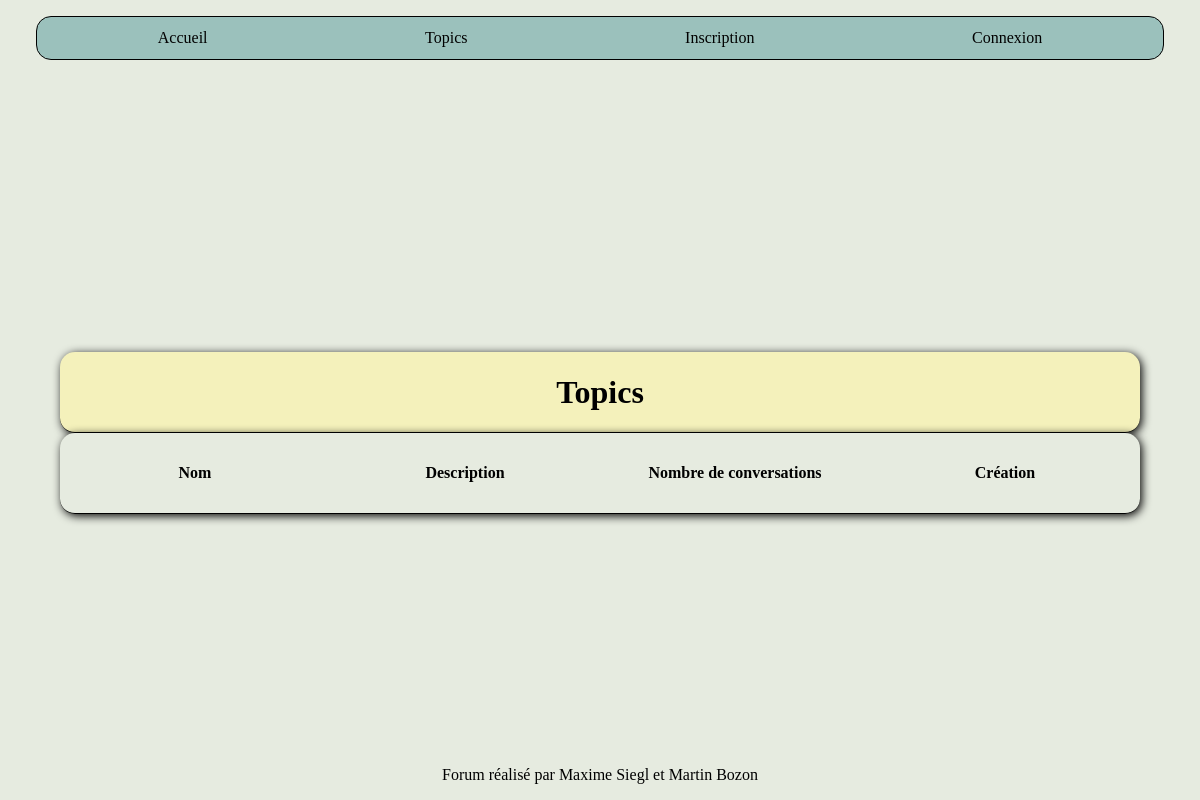
/topic.php, run on an earlier commit of the app's database.
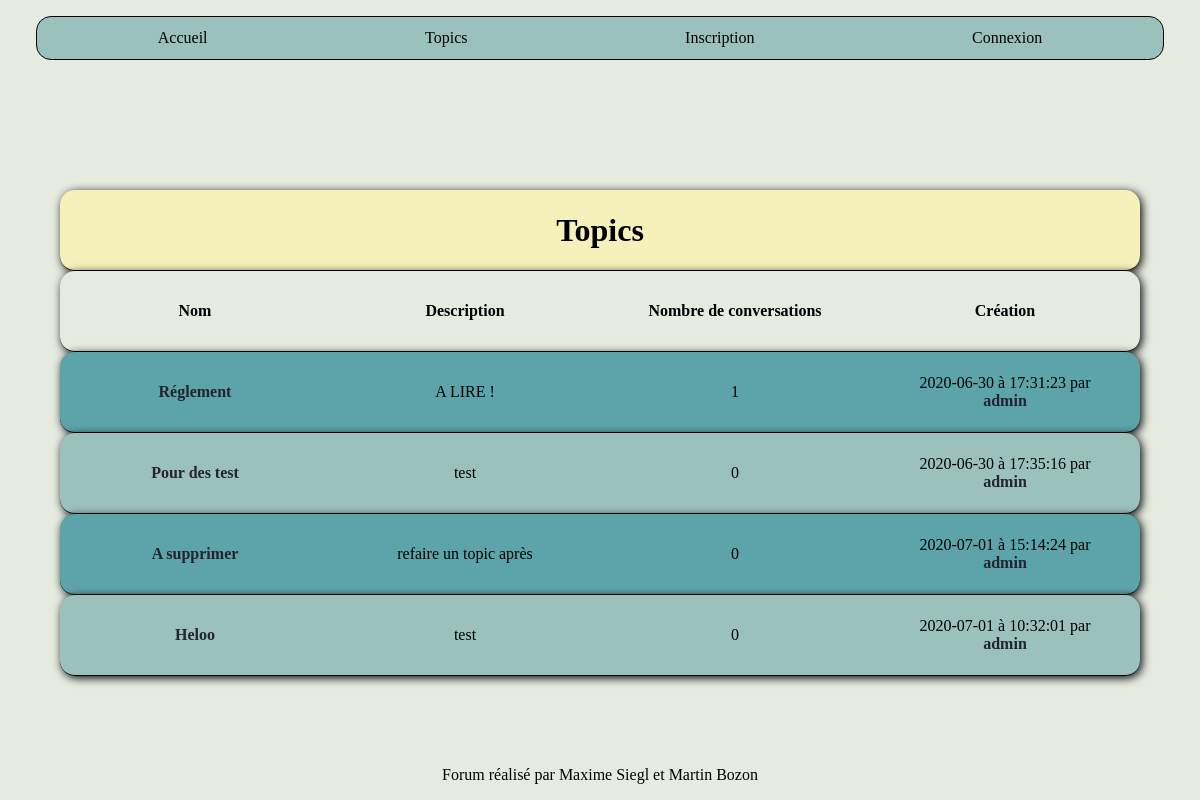
And on a later commit of the database.
### tables this page shows
CREATE TABLE IF NOT EXISTS `topics` (
  `id` int(11) NOT NULL AUTO_INCREMENT,
  `id_utilisateur` int(11) NOT NULL,
  `titre` varchar(140) NOT NULL,
  `description` varchar(255) NOT NULL,
  `id_confidentialite` int(11) NOT NULL,
  `date` datetime NOT NULL DEFAULT current_timestamp(),
  PRIMARY KEY (`id`)
);

CREATE TABLE IF NOT EXISTS `utilisateurs` (
  `id` int(11) NOT NULL AUTO_INCREMENT,
  `login` varchar(80) NOT NULL,
  `mdp` varchar(80) NOT NULL,
  `nom` varchar(255) NOT NULL,
  `prenom` varchar(255) NOT NULL,
  `mail` varchar(255) NOT NULL,
  `avatar` varchar(255) DEFAULT NULL,
  `id_confidentialite` int(11) NOT NULL DEFAULT 2,
  PRIMARY KEY (`id`)
);

### include/php_topic.php (called while the page is built, shortened)
<?php
    require_once 'fonctions/fonction_topic.php';
    $connexionbdd = connexionbdd();
            if(isset($_SESSION["id_confidentialite"]) && ($_SESSION["id_confidentialite"]==3 || $_SESSION["id_confidentialite"]==4))
                {
                    $requete_topic = "SELECT * FROM utilisateurs INNER JOIN topics ON topics.id_utilisateur=utilisateurs.id";
                    if(isset($_POST["ajout_topic"]) && !empty($_POST["titre"]) && !empty($_POST["description"]))
                        {
                            $titre = addslashes($_POST["titre"]);
                            $description = addslashes($_POST["description"]);
                            $id_rang = $_POST["acces"];
                            $id_user = $_SESSION["id"];
                            $requete_isset_topic = "SELECT * FROM topics WHERE titre='$titre'";
                            $query_isset_topic = mysqli_query($connexionbdd, $requete_isset_topic);
                            $isset_topic = mysqli_fetch_all($query_isset_topic, MYSQLI_ASSOC);
                            if(empty($isset_topic))
                                {
                                    $ajout_topic = "INSERT INTO topics (id_utilisateur, titre, description, id_confidentialite) VALUES ($id_user, '$titre', '$description', $id_rang)";
                                    $query_ajout_topic = mysqli_query($connexionbdd, $ajout_topic);
                                }
                            else
                                {
                                    $msg_error = "Ce topic existe déjà";
                                }
                        }
                }
            else if(isset($_SESSION["id_confidentialite"]) && $_SESSION["id_confidentialite"]==2)
                {
                    $requete_topic = "SELECT * FROM utilisateurs INNER JOIN topics ON topics.id_utilisateur=utilisateurs.id WHERE topics.id_confidentialite=1 OR topics.id_confidentialite=2";
                }
            else
                {
                    $requete_topic = "SELECT * FROM utilisateurs INNER JOIN topics ON topics.id_utilisateur=utilisateurs.id WHERE topics.id_confidentialite=1";
                }
    $query_topic = mysqli_query($connexionbdd, $requete_topic);
    $topics= mysqli_fetch_all($query_topic, MYSQLI_ASSOC);
?>

### topic.php (the view, shortened to what this page needs)
<?php
    include 'include/php_topic.php';
?>
<!DOCTYPE html>
<html>
<head>
    <link rel="stylesheet" href="css/style.css"/>
</head>
<body>
    <header>
        <?php include 'include/header.php';?>
    </header>
    <main id="topic">
        <table class="table_tc">
            <thead>
                <tr>
                    <th><h1>Topics</h1></th>
                </tr>
                <tr class="titre_table">
                    <th>Nom</th>
                    <th>Description</th>
                    <th>Nombre de conversations</th>
                    <th>Création</th>
                </tr>
            </thead>
            <tbody>
                <?php
                    foreach($topics as $nbtopic => $info_topic)
                        {
                            ?>
                            <tr>
                                <td><a href="conversation.php?id_topic=<?php echo $info_topic["id"];?>"><?php echo $info_topic["titre"];?></a></td>
                                <td><?php echo $info_topic["description"];?></td>
                                <?php count_conv($info_topic);?>
                                <td><?php date_topic($info_topic);?> par  <a href="membre.php?id_posteur=<?php echo $info_topic["id_utilisateur"];?>"><?php echo$info_topic["login"];?></a></td>
                            </tr>
                            <?php
                        }
                ?>
            </tbody>
        </table>
    </main>
    <?php include 'include/footer.php';?>
</body>
</html>

### fonctions/fonction_topic.php (shortened to what this page needs)
<?php
function count_conv($info_topic)
    {
        $id = $info_topic["id"];
        $connexionbdd = connexionbdd();
        $requete_conv = "SELECT COUNT(id) FROM conversations WHERE id_topic=$id";
        $query_conv = mysqli_query($connexionbdd, $requete_conv);
        $count_conv = mysqli_fetch_all($query_conv, MYSQLI_ASSOC);
        ?>
            <td><?php echo $count_conv[0]["COUNT(id)"];?></td>
        <?php
        return $count_conv;
    }
function date_topic($info_topic)
    {
        $date = explode(" ", $info_topic["date"]);
        $jour = $date[0];
        $heure = $date[1];
        echo $jour . " à " . $heure;
    }
                    ?>

What changed in the data, as far as the page shows it:
added topics: titre "Réglement", description "A LIRE !", COUNT "1", date "2020-06-30", date "17:31:23", id_utilisateur.login "admin"
added topics: titre "Pour des test", description "test", COUNT "0", date "2020-06-30", date "17:35:16", id_utilisateur.login "admin"
added topics: titre "A supprimer", description "refaire un topic après", COUNT "0", date "2020-07-01", date "15:14:24", id_utilisateur.login "admin"
added topics: titre "Heloo", description "test", COUNT "0", date "2020-07-01", date "10:32:01", id_utilisateur.login "admin"
